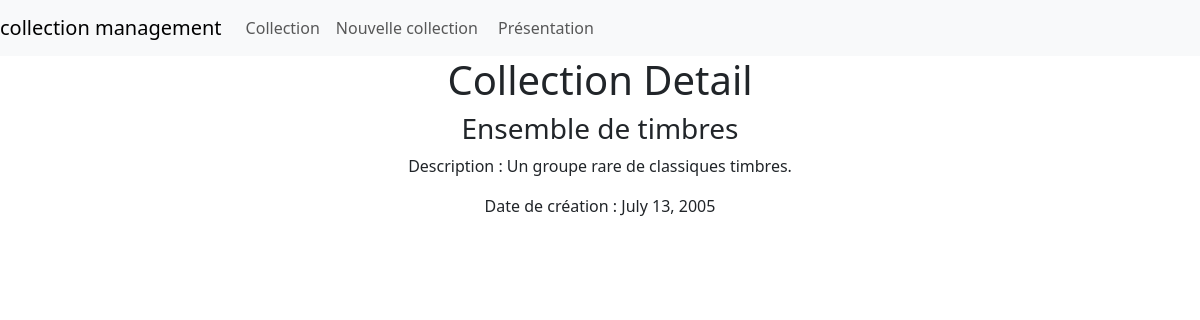
Page /collec/6/ on the committed database.
### collec_management/models.py (models this page shows, shortened)
class Collec ( models . Model ):
    title = models.CharField(max_length=100, null=False, blank=False)
    description = models.TextField(null=False, blank=False)
    creation_date = models.DateField(null=False, blank=False)

### collec_management/views.py (the view)
# urls.py: path('collec/<int:id>/', views.collection_detail, name='collection_detail'),
def collection_detail(request, id):
    collection = get_object_or_404(Collec, id=id)
    return render(request, 'collec_management/collection_detail.html', {'collection': collection})

### collec_management/templates/collec_management/collection_detail.html
{% extends "collec_management/main.html" %}
{% load django_bootstrap5 %}
{% block title %}<div class = "text-center">Collection Detail</div>{% endblock %}
{% block content %}
<div class="text-center ">
    <h3>{{ collection.title }}</h3>
    <p>Description : {{ collection.description }}</p>
    <p>Date de création : {{ collection.creation_date }}</p>
</div>
{% endblock %}

### rows in the picture
Collec: title "Ensemble de timbres", description "Un groupe rare de classiques timbres.", creation_date "July 13, 2005"
